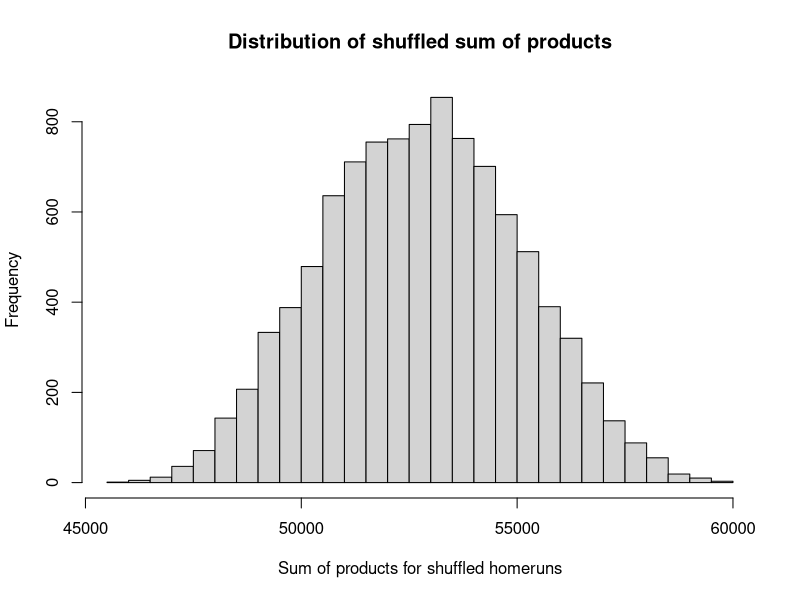

Write R code to recreate this figure.
## ---- chunk 1
homeruns <- c(14, 20, 0, 38, 9, 38, 22, 31, 33,
              11, 40, 5, 15, 32, 3, 29, 5, 32)
strikeout <- c(135, 153, 120, 161, 138, 175, 126, 200, 205,
               147, 165, 124, 169, 156, 36, 98, 82, 131)
## ---- chunk 2
# The sum of products approach.
actual_sop <- sum(homeruns * strikeout)

n_trials <- 10000
results <- numeric(n_trials)

for (i in 1:n_trials) {
    shuffled_runs <- sample(homeruns)
    fake_sop <- sum(shuffled_runs * strikeout)
    results[i] <- fake_sop
}

hist(results, breaks=25,
     main='Distribution of shuffled sum of products',
     xlab='Sum of products for shuffled homeruns')

k <- sum(results >= actual_sop)
kk <- k / n_trials

message('p shuffled sum of products >= actual: ', round(kk, 3))
